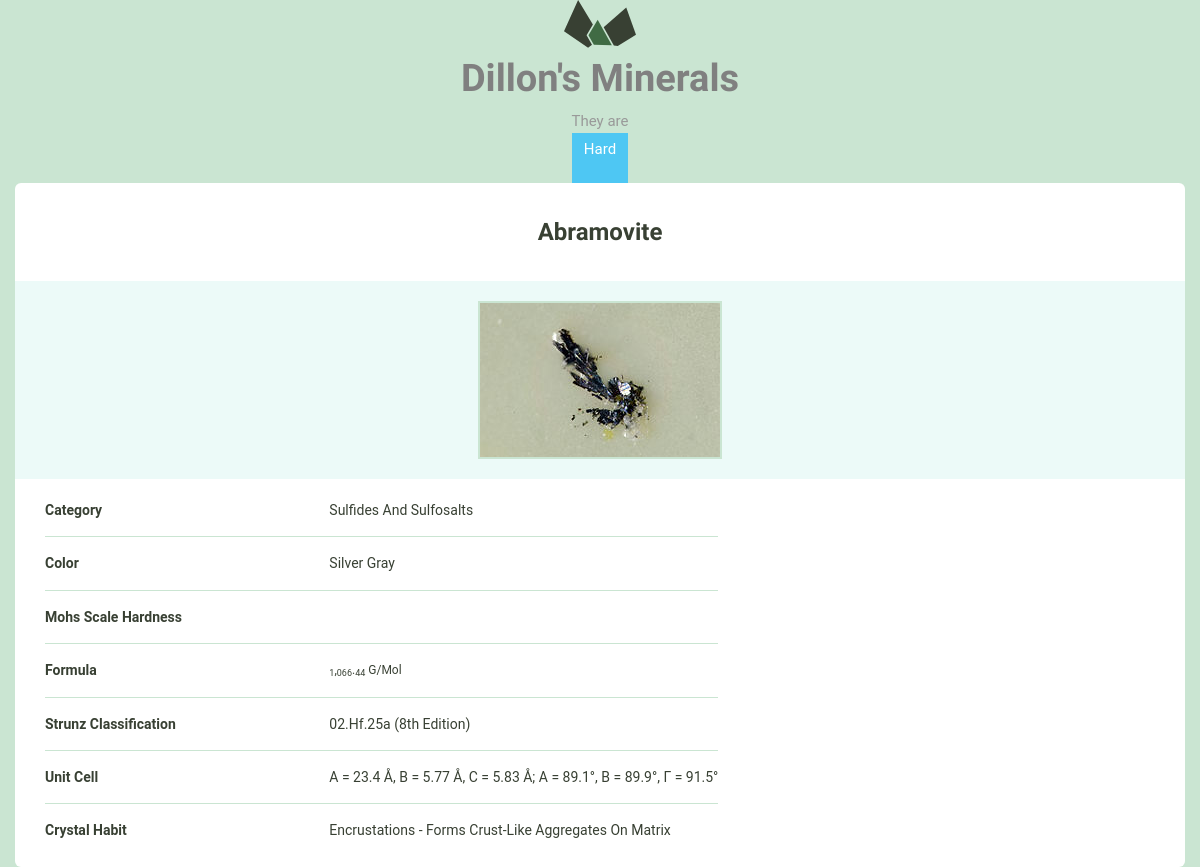
The page /minerals/5/ on the database its author committed.
### courses/models.py (models this page shows, shortened)
class Mineral(models.Model):
    name = models.CharField(max_length=255)
    image_filename = models.CharField(max_length=255)
    image_caption = models.CharField(max_length=255)
    category = models.CharField(max_length=255)
    formula = models.CharField(max_length=255)
    strunz_classification = models.CharField(max_length=255)
    color = models.CharField(max_length=255)
    crystal_system = models.CharField(max_length=255)
    unit_cell = models.CharField(max_length=255)
    crystal_symmetry = models.CharField(max_length=255)
    cleavage = models.CharField(max_length=255)
    mohs_scale_hardness = models.CharField(max_length=255)
    luster = models.CharField(max_length=255)
    streak = models.CharField(max_length=255)
    diaphaneity = models.CharField(max_length=255)
    optical_properties = models.CharField(max_length=255)
    refractive_index = models.CharField(max_length=255)
    crystal_habit = models.CharField(max_length=255)
    specific_gravity = models.CharField(max_length=255)
    group = models.CharField(max_length=255)

### courses/views.py (the view)
# urls.py: url(r'(?P<pk>\d+)/$', views.detail, name='detail'),
def detail(request, pk):
    mineral = get_object_or_404(Mineral, pk=pk)
    return render(request, 'courses/detail.html', {'mineral': mineral})

### courses/templates/courses/detail.html (shortened to what this page needs)
{% extends "layout.html" %}
{% load static from staticfiles %}
{% block static %}<link rel="stylesheet" href="{% static 'courses/css/courses.css' %}">{% endblock %}
{% block content %}
    <div class="grid-100 mineral__container">
      <h1 class="mineral__name">{{ mineral.name }}</h1>
      <div class="mineral__image-bg">
        <img class="mineral__image" src="{% static 'courses/images/' %}{{ mineral.name }}.jpg">
        <p class="mineral__caption">{{ mineral.image_caption }}</p>
      </div>
      <div class="mineral__table-container">
        <table class="mineral__table">
          <tr>
            <td class="mineral__category">Category</td>
            <td>{{ mineral.category|title }}</td>
          </tr>
          <tr>
            <td class="mineral__category">Color</td>
            <td>{{ mineral.color|title }}</td>
          </tr>
          <tr>
            <td class="mineral__category">Mohs Scale Hardness</td>
            <td>{{ mineral.mohs_scale_hardness|title }}</td>
          </tr>
          <tr>
            <td class="mineral__category">Formula</td>
            <td class="mineral__formula">{{ mineral.formula|safe|title }}</td>
          </tr>
          <tr>
            <td class="mineral__category">Strunz Classification</td>
            <td>{{ mineral.strunz_classification|title }}</td>
          </tr>
          <tr>
            <td class="mineral__category">Unit Cell</td>
            <td>{{ mineral.unit_cell|title }}</td>
          </tr>
          <tr>
            <td class="mineral__category">Crystal Habit</td>
            <td>{{ mineral.crystal_habit|title }}</td>
          </tr>
        </table>
      </div>
    </div>
  </div>
{% endblock %}

### assets/css/layout.css (style rules this page uses)
html { font-family: sans-serif; -ms-text-size-adjust: 100%; -webkit-text-size-adjust: 100%; }
body { margin: 0; }
h1 { font-size: 2em; margin: 0.67em 0; }
sub { font-size: 75%; line-height: 0; position: relative; vertical-align: baseline; bottom: -0.25em; }
img { border: 0; }
table { border-collapse: collapse; border-spacing: 0; }
td, th { padding: 0; }
html { font-size: 62.5%; }
body { background-color: #CAE5D2; font-size: 1.5em; line-height: 1.6; font-weight: 400; font-family: "Cousine"; color: #666; }
.grid, .grid-5, .grid-10, .grid-15, .grid-20, .grid-25, .grid-30, .grid-33, .grid-35, .grid-40, .grid-45, .grid-50, .grid-55, .grid-60, .grid-65, .grid-66, .grid-70, .grid-75, .grid-80, .grid-90, .grid-95, .grid-100 { float: left; box-sizing: border-box; position: relative; }
.grid-100 { width: 100%; padding: 0 15px; }
h1, h2, h3, h4, h5, h6 { margin-top: 0; margin-bottom: 2rem; font-weight: bold; font-family: "Work Sans", sans-serif; color: #384033; }
h1 { font-size: 3.8rem; }
@media (min-width: 550px) { h1 { font-size: 3.8rem; } }
p { margin-top: 0; font-size: 1.6rem; }
th, td { padding: 15px; text-align: left; border-bottom: 1px solid #e1e1e1; }
th:first-child, td:first-child { padding-left: 0; }
th:last-child, td:last-child { padding-right: 0; }
table, p, ul { margin-bottom: 2.5rem; }
.mineral__container { background-color: #fff; border-radius: 6px; list-style: none; padding: 0; text-align: center; }
.mineral__name { display: block; width: 100%; margin: 0; font-size: 24px; padding: 30px 0 30px 0; }
.mineral__image { display: block; margin: 0 auto; border: solid 2px #CAE5D2; }
.mineral__image-bg { background-color: #ecfaf8; padding: 20px 0; }
.mineral__caption { font-size: 12px; font-style: italic; padding: 10px 0 0 0; margin: 0; }
.mineral__table { font-size: 14px; color: #384033; }
.mineral__table td { border-color: #CAE5D2; }
.mineral__table tr:last-of-type td { border-bottom: none; padding-bottom: 0; }
.mineral__table-container { padding: 5px 30px 0; }
.mineral__category { font-weight: bold; width: 40%; }
.mineral__formula { font-size: 12px; }

### courses/static/courses/css/courses.css (style rules this page uses)
body { margin:0px; font-family:'Roboto'; text-align:center; }
p { position:fixed; width:100%; bottom:30px; font-size:12px; color:#999; margin-top:200px; }

### rows shown on the page
Mineral: name "Abramovite", name (picture), category "Sulfides And Sulfosalts", color "Silver Gray", formula "1 , 066 . 44 G/Mol", strunz_classification "02.Hf.25a (8th Edition)", unit_cell "A = 23.4 Å, B = 5.77 Å, C = 5.83 Å; Α = 89.1°, Β = 89.9°, Γ = 91.5°", crystal_habit "Encrustations - Forms Crust-Like Aggregates On Matrix"
